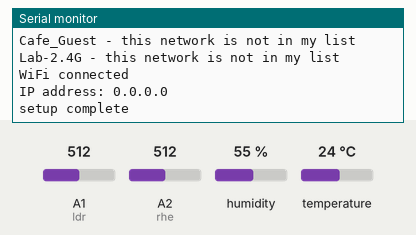
Bench run of a sketch on a simulated Arduino MKR. Shown: the last lines printed to the serial monitor. The inputs (shaded band) are chosen by the test bench; at power-on: humidity 55 %, A2 (rhe) = 512, A1 (ldr) = 512, temperature 24 °C. A WiFi scan finds three made-up networks; random numbers use the default seed unless the sketch sets one; no MQTT or app messages arrive unless stated; not simulated (calls return 0 or success): arduino_secrets.h.

Above: at 4.2 s.
4.3 s: humidity set to 22 %
At 6.5 s:
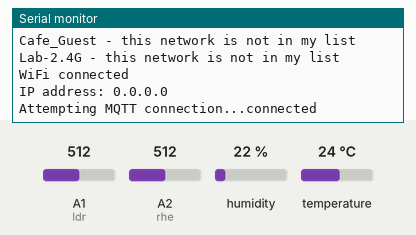
9.0 s: A2 (rhe) set to 716
At 9.8 s:
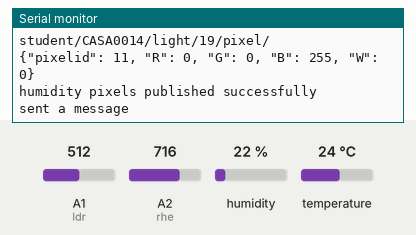
13.7 s: A1 (ldr) set to 80
18.4 s: A2 (rhe) set to 992
Timing chart, 0 to 21.4 s (numbered marks = the images above; inputs shaded):
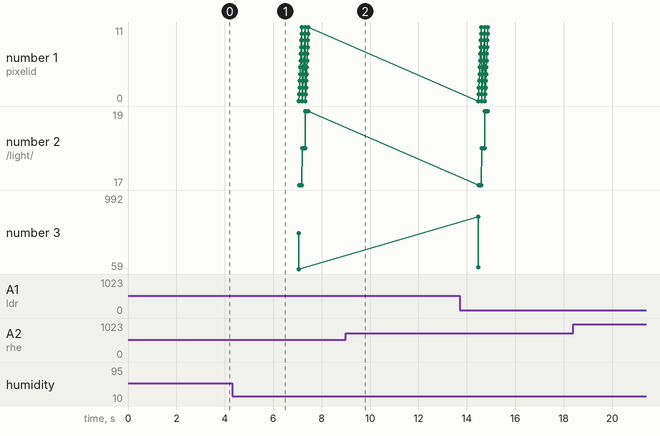

Measured:
- plotted number 3: 83 → 115 after the input at 18.4 s

The sketch:

ldr_dht_ver2.ino
```cpp
#include "DHT.h"
#include "Adafruit_Sensor.h"
#include "Adafruit_AM2320.h"
#include <WiFiNINA.h>
#include <PubSubClient.h>
#include "arduino_secrets.h"
#include <utility/wifi_drv.h>   // library to drive to RGB LED on the MKR1010
#include <DHT.h>
#define debugSerial Serial
#define DHTPIN 2  //Digital Pin 2
#define DHTTYPE DHT22
DHT dht(DHTPIN, DHTTYPE);
/*
**** please enter your sensitive data in the Secret tab/arduino_secrets.h
**** using format below

#define SECRET_SSID "ssid name"
#define SECRET_PASS "ssid password"
#define SECRET_MQTTUSER "user name - eg student"
#define SECRET_MQTTPASS "password";
 */

const char* ssid          = SECRET_SSID;
const char* password      = SECRET_PASS;
const char* mqtt_username = SECRET_MQTTUSER;
const char* mqtt_password = SECRET_MQTTPASS;
const char* mqtt_server = "mqtt.cetools.org";
const int mqtt_port = 1884;
int status = WL_IDLE_STATUS;     // the Wifi radio's status

//rheostat pin setting
int rhe = A2;

//ASAIR pin setting
int ASAIR = A3;

//ldr pin setting
int ldr = A1;

//ldr setting
int ldrValue;

//ASAIR setting


//rheostat setting

int resistance;

//Chrono Lumina Light lux RGB setting
int R;
int G;
int B;

//Chrono Lumina Light temperature RGB setting
int R2;
int G2;
int B2;

//Chrono Lumina Light humidity RGB setting
int R3;
int G3;
int B3;

//Brightness setting
int brightness;

WiFiServer server(80);
WiFiClient wificlient;

WiFiClient mkrClient;
PubSubClient client(mkrClient);

// edit this for the light
char mqtt_topic_pixel[] = "student/CASA0014/light/17/pixel/";
char mqtt_topic_pixel1[] = "student/CASA0014/light/18/pixel/";
char mqtt_topic_pixel2[] = "student/CASA0014/light/19/pixel/";
char mqtt_topic_brightness[] = "student/CASA0014/light/17/brightness/";
char mqtt_topic_brightness1[] = "student/CASA0014/light/18/brightness/";
char mqtt_topic_brightness2[] = "student/CASA0014/light/19/brightness/";

void setup() {

  pinMode(rhe,INPUT);
  pinMode(ldr, INPUT);
  Serial.begin(115200);
  delay(1000);

  WiFi.setHostname("Muchen ucfnmh1");
  startWifi();
  client.setServer(mqtt_server, mqtt_port);
  Serial.println("setup complete");
  dht.begin();
}

void loop() {

  // we need to make sure the arduino is still connected to the MQTT broker
  // otherwise we will not receive any messages
  if (!client.connected()) {
    reconnectMQTT();
  }

  // we also need to make sure we are connected to the wifi
  // otherwise it will be impossible to connect to MQTT!
  if (WiFi.status() != WL_CONNECTED){
    startWifi();
  }

  // check for messages from the broker and ensuring that any outgoing messages are sent.
  client.loop();
  rheostatdetect();
  ldrdetect();
  ASAIRmeasuring();
  sendmqtt_brightness();
  sendmqtt_lux();
  sendmqtt_temp();
  sendmqtt_humidity();
  Serial.println("sent a message");
  delay(5000);

}

void startWifi(){

  // check for the WiFi module:
  if (WiFi.status() == WL_NO_MODULE) {
    Serial.println("Communication with WiFi module failed!");
    // don't continue
    while (true);
  }
  String fv = WiFi.firmwareVersion();
  if (fv < WIFI_FIRMWARE_LATEST_VERSION) {
    Serial.println("Please upgrade the firmware");
  }

  // Function for connecting to a WiFi network
  // is looking for UCL_IoT and a back up network (usually a home one!)
  int n = WiFi.scanNetworks();
  Serial.println("Scan done");
  if (n == 0) {
    Serial.println("no networks found");
  } else {
    Serial.print(n);
    Serial.println(" networks found");
    // loop through all the networks and if you find UCL_IoT or the backup - ssid1
    // then connect to wifi
    Serial.print("Trying to connect to: ");
    Serial.println(ssid);
    for (int i = 0; i < n; ++i){
      String availablessid = WiFi.SSID(i);
      // Primary network
      if (availablessid.equals(ssid)) {
        Serial.print("Connecting to ");
        Serial.println(ssid);
        WiFi.begin(ssid, password);
        while (WiFi.status() != WL_CONNECTED) {
          delay(600);
          Serial.print(".");
        }
        if (WiFi.status() == WL_CONNECTED) {
          Serial.println("Connected to " + String(ssid));
          break; // Exit the loop if connected
        } else {
          Serial.println("Failed to connect to " + String(ssid));
        }
      } else {
        Serial.print(availablessid);
        Serial.println(" - this network is not in my list");
      }

    }
  }


  Serial.println("");
  Serial.println("WiFi connected");
  Serial.print("IP address: ");
  Serial.println(WiFi.localIP());

}

void reconnectMQTT() {
  if (WiFi.status() != WL_CONNECTED){
    startWifi();
  } else {
    //Serial.println(WiFi.localIP());
  }

  // Loop until we're reconnected
  while (!client.connected()) {    // while not (!) connected....
    Serial.print("Attempting MQTT connection...");
    // Create a random client ID
    String clientId = "LuminaSelector";
    clientId += String(random(0xffff), HEX);

    // Attempt to connect
    if (client.connect(clientId.c_str(), mqtt_username, mqtt_password)) {
      Serial.println("connected");
      // ... and subscribe to messages on broker
    } else {
      Serial.print("failed, rc=");
      Serial.print(client.state());
      Serial.println(" try again in 5 seconds");
      // Wait 5 seconds before retrying
      delay(5000);
    }
  }
}

void rheostatdetect(){
  int resis = analogRead(rhe);
  Serial.println(resis);
  resistance = map(analogRead(rhe), 0, 1023, 0, 119);
  Serial.println(resistance);
}

  // send a message to update the color
void sendmqtt_lux(){
  char mqtt_pixel_message[100];
  //edit content that will be sent to mqtt server later
  for (int i = 0; i < 12; i++) {
  sprintf(mqtt_pixel_message, "{\"pixelid\": %d, \"R\": %d, \"G\": %d, \"B\": %d, \"W\": 0}", i, R, G, B);

  Serial.println(mqtt_topic_pixel);
  Serial.println(mqtt_pixel_message);

  if (client.publish(mqtt_topic_pixel, mqtt_pixel_message)) {
    Serial.println("lux pixels published successfully");
  } else {
    Serial.println("Failed to publish lux pixel message");
  }
  delay(10);
  }
}

void sendmqtt_temp(){
  char mqtt_temp_message[100];
  for (int j = 0; j < 12; j++) {
  sprintf(mqtt_temp_message, "{\"pixelid\": %d, \"R\": %d, \"G\": %d, \"B\": %d, \"W\": 0}", j, R2, G2, B2);

  Serial.println(mqtt_topic_pixel1);
  Serial.println(mqtt_temp_message);

  if (client.publish(mqtt_topic_pixel1, mqtt_temp_message)) {
    Serial.println("temp pixels published successfully");
  } else {
    Serial.println("Failed to publish temp pixel message");
  }
  delay(10);
  }
}

void sendmqtt_humidity(){
  char mqtt_humidity_message[100];
  for (int k = 0; k < 12; k++) {
  sprintf(mqtt_humidity_message, "{\"pixelid\": %d, \"R\": %d, \"G\": %d, \"B\": %d, \"W\": 0}", k, R3, G3, B3);

  Serial.println(mqtt_topic_pixel2);
  Serial.println(mqtt_humidity_message);
  //pubish content created before and test if it works
  if (client.publish(mqtt_topic_pixel2, mqtt_humidity_message)) {
    Serial.println("humidity pixels published successfully");
  } else {
    Serial.println("Failed to publish humidity pixel message");
  }
  delay(10);
  }
}

void sendmqtt_brightness(){
  char mqtt_brightness_message[100];
  brightness = resistance;
  //edit brightness content
  sprintf(mqtt_brightness_message, "{\"brightness\": %d}", brightness);
  Serial.println(mqtt_topic_brightness);
  Serial.println(mqtt_brightness_message);
  //pubish content created before and test if it works
  if (client.publish(mqtt_topic_brightness, mqtt_brightness_message)) {
    Serial.print("brightness published successfully");
  } else{
    Serial.println("Failed to publish brightness message");
  }
  //pubish content created before and test if it works
  if (client.publish(mqtt_topic_brightness1, mqtt_brightness_message)) {
    Serial.print("brightness published successfully");
  } else{
    Serial.println("Failed to publish brightness message");
  }
  //pubish content created before and test if it works
  if (client.publish(mqtt_topic_brightness2, mqtt_brightness_message)) {
    Serial.print("brightness published successfully");
  } else{
    Serial.println("Failed to publish brightness message");
  }
}
//-----------------------------------------------------------------------------------------
//collect sensor data
void ldrdetect(){
  ldrValue =map(analogRead(ldr), 0, 1023, 100, 0);
  if (ldrValue < 30){
    R = 0; G = 0; B = 255;          // Low Light - blue
  }else if (ldrValue < 90) {
    R = 0; G = 255; B = 0;          // Adequate light - green
  }else {
    R = 255; G = 0; B = 0;          // Excessive light - red
  }
  // Serial.println(ldrValue);
  // Serial.print(R);
  // Serial.print(" ");
  // Serial.print(G);
  // Serial.print(" ");
  // Serial.println(B);
}

void ASAIRmeasuring(){
  //get data from sensor
  float humidity = dht.readHumidity(false);
  float tempC = dht.readTemperature(false);
  //tempC RGB setting
  if (tempC < 15){
    R2 = 0; G2 = 0; B2 = 255;          // Low temp - blue
  }else if (tempC < 25) {
    R2 = 0; G2 = 255; B2 = 0;          // Adequate tempC - green
  }else {
    R2 = 255; G2 = 0; B2 = 0;          // Excessive tempC - red
  }

  if (humidity < 40){
    R3 = 0; G3 = 0; B3 = 255;          // Low humidity - blue
  }else if (humidity < 60) {
    R3 = 0; G3 = 255; B3 = 0;          // Adequate humidity - green
  }else {
    R3 = 255; G3 = 0; B3 = 0;          // Excessive humidity - red
  }
}
// void messageprint(){
//   char mqtt_message[600];
//   String message = "{\"allLEDs\": [";

//   for (int i = 0; i < 12; i++) {
//     message += "{\"pixelid\": " + String(i) +
//                ", \"R\": " + String(R) +
//                ", \"G\": " + String(G) +
//                ", \"B\": " + String(B) +
//                ", \"W\": 0}";
//     if (i < 11) message += ", ";
//   }
//   message += "]}";

//   Serial.println(message);
//   brightness = resistance;
//   String brightnessmsg = "{\"brightness\":" + String(brightness) + "}";
//   Serial.println(brightnessmsg);
// }
```
